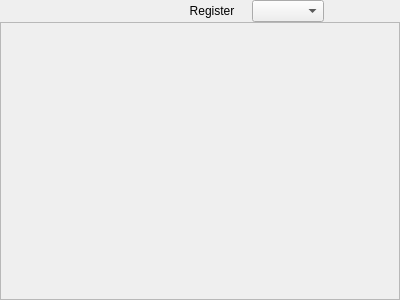
<?xml version="1.0" encoding="UTF-8"?>
<ui version="4.0">
 <comment>
  * Released as open source by NCC Group Plc - http://www.nccgroup.com/
  *
  * Developed by Gabriel Caudrelier, gabriel dot caudrelier at nccgroup dot com
  *
  * https://github.com/nccgroup/pip3line
  *
  * Released under AGPL see LICENSE for more information
</comment>
 <class>TransformsGui</class>
 <widget class="QWidget" name="TransformsGui">
  <property name="geometry">
   <rect>
    <x>0</x>
    <y>0</y>
    <width>400</width>
    <height>300</height>
   </rect>
  </property>
  <property name="windowTitle">
   <string>Form</string>
  </property>
  <layout class="QVBoxLayout" name="verticalLayout">
   <property name="spacing">
    <number>0</number>
   </property>
   <property name="margin">
    <number>0</number>
   </property>
   <item>
    <widget class="QWidget" name="toolBarWidget" native="true">
     <property name="autoFillBackground">
      <bool>true</bool>
     </property>
     <property name="styleSheet">
      <string notr="true"/>
     </property>
     <layout class="QHBoxLayout" name="horizontalLayout">
      <property name="spacing">
       <number>0</number>
      </property>
      <property name="margin">
       <number>0</number>
      </property>
      <item>
       <widget class="QPushButton" name="loadPushButton">
        <property name="maximumSize">
         <size>
          <width>30</width>
          <height>16777215</height>
         </size>
        </property>
        <property name="toolTip">
         <string>Load chain from xml</string>
        </property>
        <property name="text">
         <string/>
        </property>
        <property name="icon">
         <iconset resource="gui_res.qrc">
          <normaloff>:/Images/icons/document-open-8.png</normaloff>:/Images/icons/document-open-8.png</iconset>
        </property>
        <property name="flat">
         <bool>true</bool>
        </property>
       </widget>
      </item>
      <item>
       <widget class="QPushButton" name="savePushButton">
        <property name="maximumSize">
         <size>
          <width>30</width>
          <height>16777215</height>
         </size>
        </property>
        <property name="toolTip">
         <string>Save chain to XML</string>
        </property>
        <property name="text">
         <string/>
        </property>
        <property name="icon">
         <iconset resource="gui_res.qrc">
          <normaloff>:/Images/icons/document-save-5.png</normaloff>:/Images/icons/document-save-5.png</iconset>
        </property>
        <property name="flat">
         <bool>true</bool>
        </property>
       </widget>
      </item>
      <item>
       <widget class="QPushButton" name="massProcessingPushButton">
        <property name="maximumSize">
         <size>
          <width>30</width>
          <height>16777215</height>
         </size>
        </property>
        <property name="toolTip">
         <string>Launch mass processing dialog</string>
        </property>
        <property name="text">
         <string/>
        </property>
        <property name="icon">
         <iconset resource="gui_res.qrc">
          <normaloff>:/Images/icons/application-x-executable.png</normaloff>:/Images/icons/application-x-executable.png</iconset>
        </property>
        <property name="flat">
         <bool>true</bool>
        </property>
       </widget>
      </item>
      <item>
       <widget class="QPushButton" name="detachPushButton">
        <property name="maximumSize">
         <size>
          <width>30</width>
          <height>16777215</height>
         </size>
        </property>
        <property name="toolTip">
         <string>Detach this tab</string>
        </property>
        <property name="text">
         <string/>
        </property>
        <property name="icon">
         <iconset resource="gui_res.qrc">
          <normaloff>:/Images/icons/tab-duplicate-2.png</normaloff>:/Images/icons/tab-duplicate-2.png</iconset>
        </property>
        <property name="flat">
         <bool>true</bool>
        </property>
       </widget>
      </item>
      <item>
       <spacer name="horizontalSpacer_2">
        <property name="orientation">
         <enum>Qt::Horizontal</enum>
        </property>
        <property name="sizeHint" stdset="0">
         <size>
          <width>40</width>
          <height>20</height>
         </size>
        </property>
       </spacer>
      </item>
      <item>
       <widget class="QPushButton" name="registerPushButton">
        <property name="toolTip">
         <string>Register this chain as a global transformation. Category &quot;User&quot;</string>
        </property>
        <property name="text">
         <string>Register</string>
        </property>
        <property name="flat">
         <bool>true</bool>
        </property>
       </widget>
      </item>
      <item>
       <widget class="QComboBox" name="savedComboBox">
        <property name="sizeAdjustPolicy">
         <enum>QComboBox::AdjustToContents</enum>
        </property>
       </widget>
      </item>
      <item>
       <spacer name="horizontalSpacer">
        <property name="orientation">
         <enum>Qt::Horizontal</enum>
        </property>
        <property name="sizeHint" stdset="0">
         <size>
          <width>40</width>
          <height>20</height>
         </size>
        </property>
       </spacer>
      </item>
      <item>
       <widget class="QPushButton" name="resetPushButton">
        <property name="maximumSize">
         <size>
          <width>25</width>
          <height>16777215</height>
         </size>
        </property>
        <property name="toolTip">
         <string>Reset the entire chain</string>
        </property>
        <property name="text">
         <string/>
        </property>
        <property name="icon">
         <iconset resource="gui_res.qrc">
          <normaloff>:/Images/icons/dialog-cancel-3.png</normaloff>:/Images/icons/dialog-cancel-3.png</iconset>
        </property>
        <property name="flat">
         <bool>true</bool>
        </property>
       </widget>
      </item>
     </layout>
    </widget>
   </item>
   <item>
    <widget class="QScrollArea" name="mainScrollArea">
     <property name="widgetResizable">
      <bool>true</bool>
     </property>
     <widget class="QWidget" name="scrollAreaWidgetContents">
      <property name="geometry">
       <rect>
        <x>0</x>
        <y>0</y>
        <width>394</width>
        <height>269</height>
       </rect>
      </property>
      <layout class="QVBoxLayout" name="verticalLayout_2">
       <property name="spacing">
        <number>0</number>
       </property>
       <property name="margin">
        <number>0</number>
       </property>
      </layout>
     </widget>
    </widget>
   </item>
  </layout>
 </widget>
 <resources>
  <include location="gui_res.qrc"/>
 </resources>
 <connections/>
</ui>
